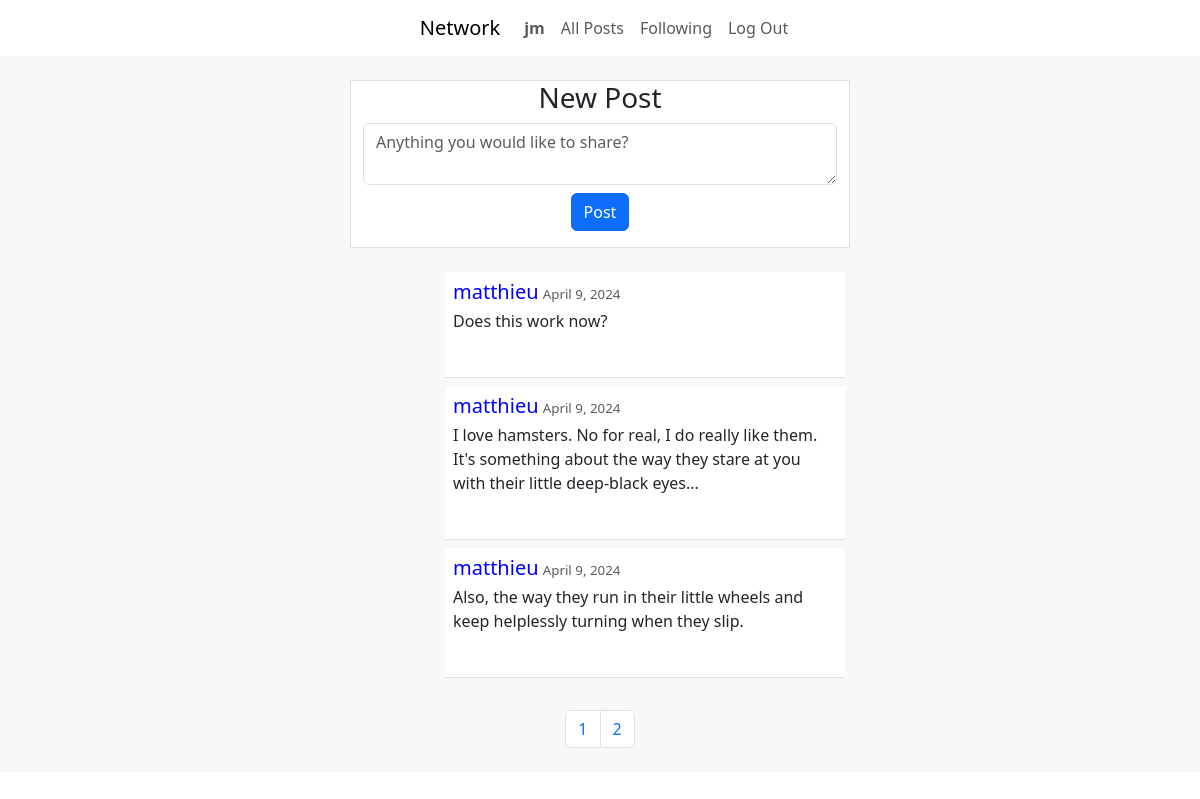
The app's page /?page_number=2 (signed in) with its own data.
### network/models.py (models this page shows, shortened)
class User(AbstractUser):
    follows = models.ManyToManyField('self', symmetrical=False, related_name='follower', blank=True)
    photo_url = models.URLField(default="https://cdn.pixabay.com/photo/2015/10/05/22/37/blank-profile-picture-973460_960_720.png")
    def __str__(self):
        return self.username

class Post(models.Model):
    content = models.TextField(max_length= 500)
    creation_date = models.DateField(default=timezone.now().date())
    creation_time = models.TimeField(default=timezone.now().time())
    user = models.ForeignKey(User, on_delete=models.CASCADE, related_name="posts")

### network/views.py (the view, shortened to what this page needs)
# urls.py: path("", views.index, name="index"),
def index(request):
    if not request.user.is_authenticated:
        return HttpResponseRedirect(reverse('login'))
    if request.user.is_authenticated:
        posts = Post.objects.order_by("-creation_date", "-creation_time")
        paginator = Paginator(posts, 10)
        pages_total = paginator.count
        if request.GET.get('ajax') == 'True':
            data = json.loads(request.body)
            page_number = data.get("page_number")
            return JsonResponse({"message":"page number received"})
        if request.method == 'GET':
            user = request.user
            postform = PostForm()
            page_number = request.GET.get("page_number", 1)
            return render(request, "network/index.html",{
                "postform":postform,
                "recent_posts":paginator.page(page_number),
                "user":user,
                "paginator":paginator,
                "pages_total":pages_total,
            })

### network/forms.py (shortened to what this page needs)
class PostForm(forms.Form):
    content = forms.CharField(widget=forms.Textarea(attrs={'class': 'form-control mb-2',
                                                            'cols': 10,
                                                            'rows': 2,
                                                            'placeholder' : 'Anything you would like to share?'
                                                            }),
                            max_length= 500)

### network/templates/network/index.html (shortened to what this page needs)
{% extends "network/layout.html" %}
{% block body %}
    <div class ="container-fluid">
        <div class="row justify-content-center text-center mb-4 " >
            <div id="new-post" class="col-5 border mt-4">
                <h3>New Post</h3>
                <form action="" method="post">
                {{postform.content}}
                    <button type="submit" class="btn btn-primary mb-3" value="Submit">Post</button>
                </form>
            </div>
        </div>
        {% for post in recent_posts %}
            <div class="row justify-content-center text-left-aligned mb-2 border-2">
                <div class="img-div col-1"><img class="img-fluid rounded-circle" src="{{post.user.photo_url}}" alt=""></div>
                <div class="post-div border-bottom col-4 ms-0 ps-2 pt-2 pb-3">
                    <a class="custom-link" href="{{post.user.username}}"><h5 id="{{post.user}}">{{post.user}}</h5></a>
                    <span class="post-date text-muted"> {{post.creation_date}}</span>
                    <p class="text-break mt-1 mb-1">{{post.content}}</p>
                        <div>
                            <button class="like_button p-1 btn" data-user-id="{{user.id}}" data-post-id="{{post.id}}"></button>
                        </div>
                </div>
            </div>
        {% endfor %}
        <nav id="pagination">
            <ul class="pagination justify-content-center">
              {% for page in paginator %}
              <li id="{{page.number}}" class="page-item mb-4 mt-4"><a class="page-link" href="{% url 'index' %}?page_number={{ page.number }}">{{page.number}}</a></li>
              {% endfor %}
            </ul>
          </nav>
    </div>
{% endblock %}

### network/templates/network/layout.html (shortened to what this page needs)
{% load static %}
<!DOCTYPE html>
<html lang="en">
    <head>
        <link href="{% static 'network/node_modules/bootstrap/dist/css/bootstrap.min.css' %}" rel="stylesheet">
        <link href="https://cdn.jsdelivr.net/npm/bootstrap-icons/font/bootstrap-icons.css" rel="stylesheet">
        <link href="{% static 'network/styles.css' %}" rel="stylesheet">
    </head>
    <body>
        <nav class="navbar navbar-expand-lg justify-content-center">
            <a class="navbar-brand ms-3 " href="#">Network</a>
                <ul class="navbar-nav mr-auto">
                {% if user.is_authenticated %}
                    <li class="nav-item">
                        <a class="nav-link" href="{{user.username}}"><strong>{{ user.username }}</strong></a>
                    </li>
                {% endif %}
                <li class="nav-item">
                    <a class="nav-link" href="{% url 'index' %}">All Posts</a>
                </li>
                {% if user.is_authenticated %}
                    <li class="nav-item">
                        <a class="nav-link" href="{% url 'following' %}">Following</a>
                    </li>
                    <li class="nav-item">
                        <a class="nav-link" href="{% url 'logout' %}">Log Out</a>
                    </li>
                {% endif %}
                </ul>
            </nav>
        <div class="body">
            {% block body %}
            {% endblock %}
        </div>
    </body>
</html>

### network/static/network/styles.css (style rules this page uses)
a.custom-link { text-decoration: none; color: blue; }
h5 { display: inline; }
div.post-div { background-color: white; }
div.container-fluid { background-color: rgb(248, 248, 248); }
#new-post { background-color: white; }
.post-date { font-size: smaller; }
div.img-div { width: 90px; }

### records on screen
User: username "jm"
Post: user "matthieu", creation_date "April 9, 2024", content "Does this work now?"
Post: user "matthieu", creation_date "April 9, 2024", content "I love hamsters. No for real, I do really like them. It's something about the way they stare at you with their little deep-black eyes..."
Post: user "matthieu", creation_date "April 9, 2024", content "Also, the way they run in their little wheels and keep helplessly turning when they slip."

### other values on screen
{{ page.number }} "1" "2"
